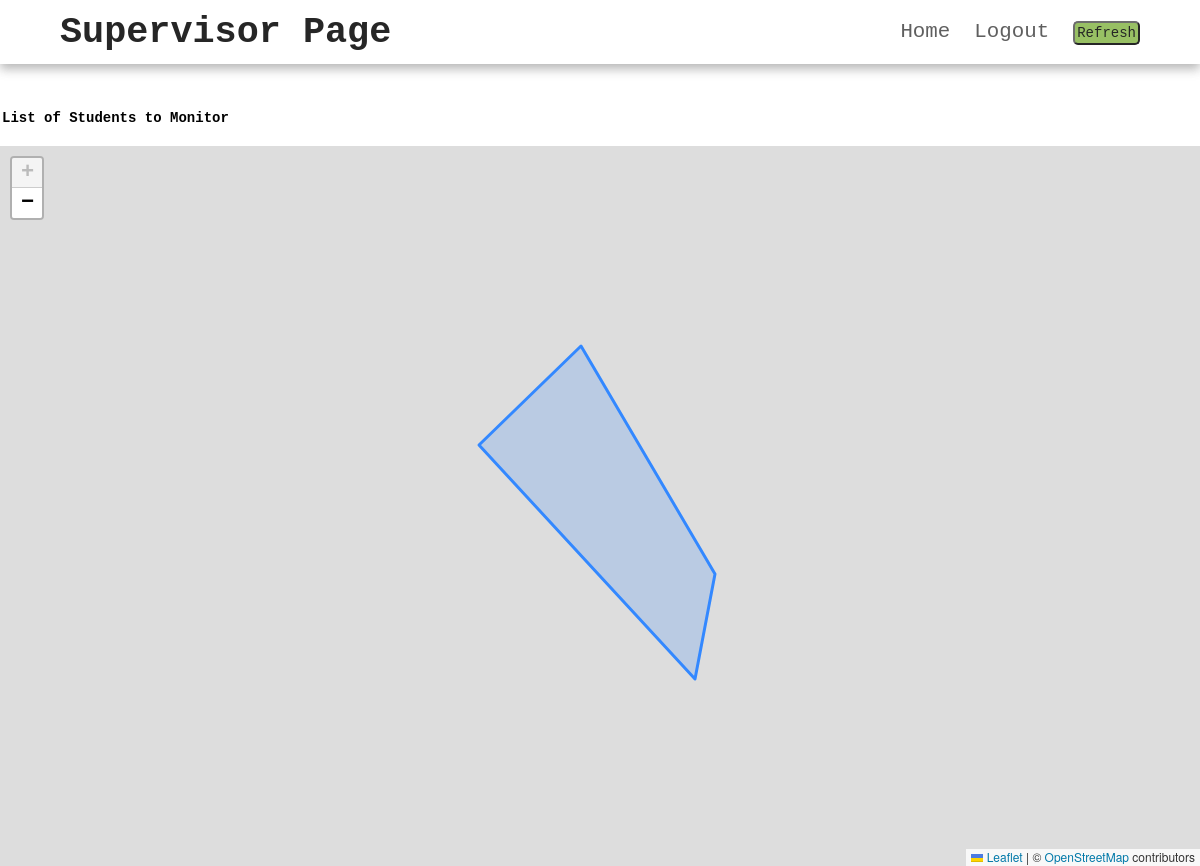
The app's page /supervisor_ISU.php (signed in), older data.
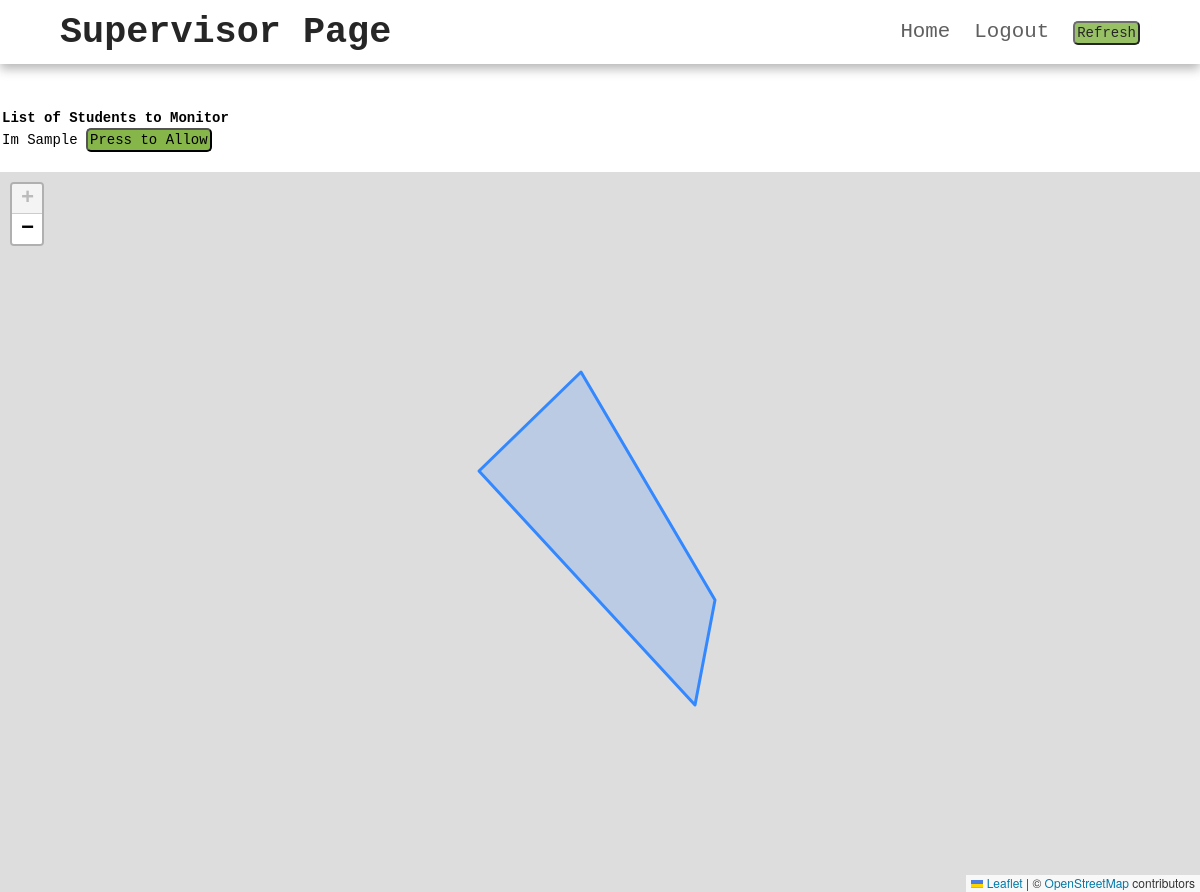
The same page, newer data.
### tables this page shows
CREATE TABLE IF NOT EXISTS `color` (
  `student_id` varchar(100) NOT NULL,
  `name` varchar(100) NOT NULL,
  `status` varchar(100) NOT NULL,
  PRIMARY KEY (`student_id`)
);

### supervisor_ISU.php (the view, shortened to what this page needs)
<?php
include 'models/database_connect.php';
?>
<!DOCTYPE html>
<html lang="en">
<head>
    <link rel="stylesheet" href="css/home.css">
    <link href="https://cdn.jsdelivr.net/npm/sweetalert2@11.9.0/dist/sweetalert2.min.css" rel="stylesheet">
    <link rel="stylesheet" href="https://unpkg.com/leaflet@1.9.4/dist/leaflet.css" />
  </head>
<body>
    <nav class="navbar">
        <div class="navbar-container container">
            <ul class="menu-items">
            <li><a href="supervisor_page_choice.php">Home</a></li>
                <li><a href="controllers/logout.php">Logout</a></li>
                <li><button style="background:#86b649;" onclick="window.location.reload()">Refresh</button</li>
            </ul>
            <h1 class="logo">Supervisor Page</h1>
        </div>
    </nav>
    <br><br><br><br><br><br>
<div id="studentsOutside">
    <table id="studentsTable">
        <tr>
            <th>List of Students to Monitor</th>
        </tr>
        <?php
            $query_color = $conn->prepare("SELECT * FROM `color`");
            $query_color->execute([]);
            $num_rows_color = $query_color->rowCount();
            if($num_rows_color>0){
            while($color = $query_color->fetch(PDO::FETCH_ASSOC)){
            ?>
                <tr>
                <form method="POST" >
                <td><?= $color['name'];?>
                <?php if($color['status'] == 0){
                    echo '<button type="submit" name="allow" style="background:#86b649;">Press to Allow</button>';
                }else{
                    echo '<button type="submit" name="dont" style="background:#ce2b0e;">Press to Cancel Approve</button>';
                }?>
                </form>
                </tr>
                <?php }} ?>
    </table>
</div>
<br>
    <div id="map"></div>
</body>
</html>

### css/home.css (style rules this page uses)
*, *::after, *::before { box-sizing: border-box; padding: 0; margin: 0; }
.container { max-width: 1200px; width: 90%; margin: auto; }
.navbar { box-shadow: 0px 5px 10px 0px #aaa; position: fixed; width: 100%; background: #fff; color: #000; opacity: 0.85; z-index: 100; font-family: 'Courier New', Courier, monospace; }
.navbar-container { display: flex; justify-content: space-between; height: 64px; align-items: center; }
.menu-items { order: 2; display: flex; }
.logo { order: 1; font-size: 2.3rem; }
.menu-items li { list-style: none; margin-left: 1.5rem; font-size: 1.3rem; }
.navbar a { color: #444; text-decoration: none; font-weight: 500; transition: color 0.3s ease-in-out; }
#map { width: 100%; height: 90vh; }
table { font-size: 14px; font-family: 'Courier New', Courier, monospace; }
button { font-size: 14px; font-family: 'Courier New', Courier, monospace; border-radius: 5px; padding: 2px; }

Row changes from the older to the newer data that the page shows:
added color: name "Im Sample", status "Press to Allow"
